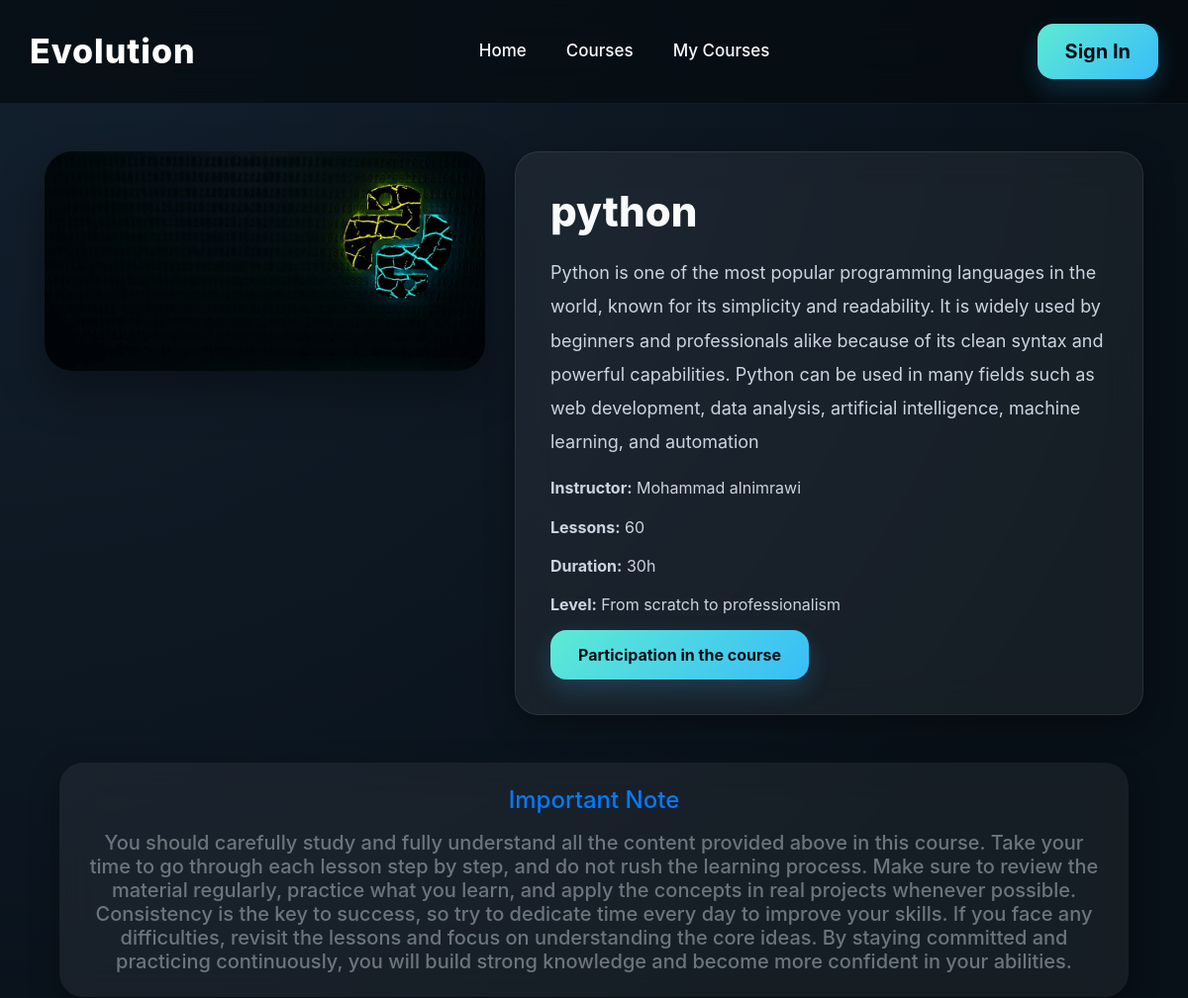
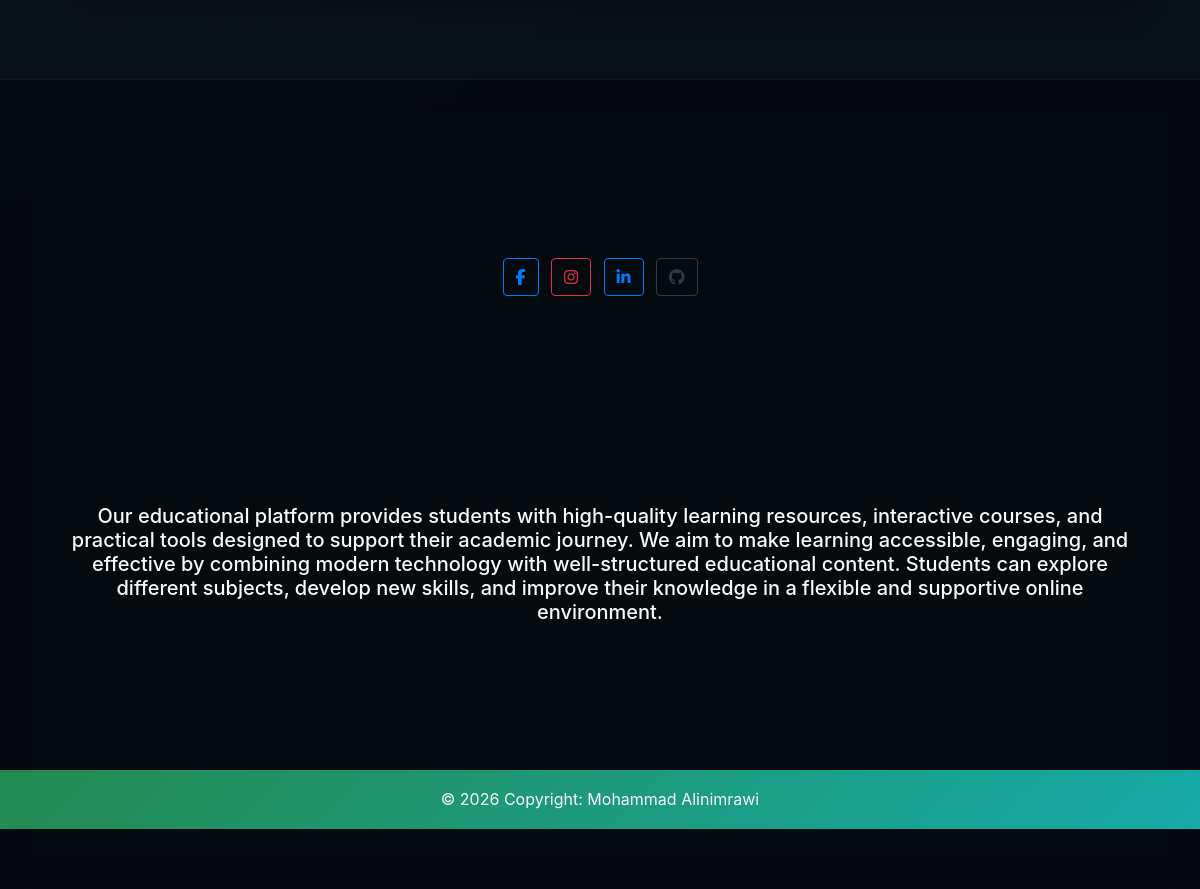
The app's page /courses_details/1/ with its own data (2 pictures, top to bottom).
### app_app/models.py (models this page shows, shortened)
class Courses(models.Model):
    images = models.ImageField(upload_to='courses/')
    name_courses = models.CharField(max_length=100)
    about_courses = models.TextField()
    instructor = models.CharField(max_length=100, blank=True, null=True)
    lessons = models.IntegerField(blank=True, null=True)
    duration = models.CharField(max_length=50, blank=True, null=True)
    level = models.CharField(max_length=50, blank=True, null=True)

### app_app/views.py (the view)
# urls.py: path('courses_details/<int:id>/', views.courses_details, name='courses_details'),
def courses_details(request, id):
    course = Courses.objects.get(id=id)
    return render(request, 'pages/courses_details.html', {'course': course})

### templates/pages/courses_details.html
{% extends "base.html" %}
{% load static %}
{% block content %}
<div class="container mt-5 mb-5">
<div class="row">
<div class="col-lg-5 mb-4">
<div class="course-image">
<img src="{{ course.images.url }}" class="img-fluid" alt="course image" style="width: 450px;">
</div>
</div>
<div class="col-lg-7">
<div class="course-info">
<h2 class="course-title">
{{ course.name_courses }}
</h2>
<p class="course-description">
{{ course.about_courses }}
</p>
<div class="course-meta">
<p><strong>Instructor:</strong> {{ course.instructor }}</p>
<p><strong>Lessons:</strong> {{ course.lessons }}</p>
<p><strong>Duration:</strong>  {{ course.duration }}</p>
<p><strong>Level:</strong> {{ course.level }}</p>
</div>
<a href="https://wa.me/962782064961" class="btn enroll-btn" target="_blank">
  Participation in the course
</a>
</div>
</div>
</div>
<div class="container mt-5 ">
  <div class="card shadow-lg border-0 rounded-4 p-4 text-center">
    <h4 class="mb-3 text-primary">
      Important Note
    </h4>
    <h5 class="text-muted mb-0">
    You should carefully study and fully understand all the content provided above in this course.
   Take your time to go through each lesson step by step, and do not rush the learning process.
   Make sure to review the material regularly, practice what you learn, and apply the concepts in real
   projects whenever possible.
    Consistency is the key to success, so try to dedicate time every day to improve your skills.
    If you face any difficulties, revisit the lessons and focus on understanding the core ideas.
     By staying committed and practicing continuously,
    you will build strong knowledge and become more confident in your abilities.
    </h5>
  </div>
</div>
</div>
{% endblock %}

### allproject/static/style.css (style rules this page uses)
:root { --primary:#5eead4; --primary-dark:#14b8a6; --secondary:#38bdf8; --dark:#071018; --dark-light:#0f1722; --white:#ffffff; --text:#f8fafc; --text-light:#cbd5e1; --card-bg:rgba(255,255,255,0.06); --border:rgba(255,255,255,0.08); --shadow: 0 10px 30px rgba(0,0,0,0.35); --shadow-hover: 0 25px 50px rgba(0,0,0,0.45); --radius:24px; }
* { margin:0; padding:0; box-sizing:border-box; }
html { scroll-behavior:smooth; }
body { font-family:'Inter',sans-serif; background: radial-gradient(circle at top left,#13202e,#081018 55%); color:var(--text); overflow-x:hidden; line-height:1.7; }
a { text-decoration:none; }
img { max-width:100%; }
.container { position:relative; z-index:2; }
.my-btn, .btn-login, .enroll-btn, .next-btn, .navbar .btn { background: linear-gradient( 135deg, var(--primary), var(--secondary) ); border:none; color:#061018; font-weight:700; border-radius:16px; padding:13px 28px; transition:0.4s; box-shadow: 0 10px 25px rgba(56,189,248,0.2); }
.card, .feature-box, .platform-box, .dashboard-box, .course-info, .course-content, .video-container, .lesson-list, .learning-note, .login-card, .jumbotron { background:var(--card-bg); border:1px solid var(--border); border-radius:var(--radius); backdrop-filter:blur(18px); box-shadow:var(--shadow); transition:0.4s; }
.card { overflow:hidden; color:white; }
.course-image img { border-radius:28px; box-shadow: 0 20px 45px rgba(0,0,0,0.35); }
.course-info, .course-content { padding:35px; }
.course-title { font-size:42px; font-weight:800; margin-bottom:20px; }
.course-description { color:var(--text-light); font-size:18px; line-height:1.9; }
.course-meta p { margin-bottom:12px; color:var(--text-light); }

### records on screen
Courses: images (picture), name_courses "python", about_courses "Python is one of the most popular programming languages in the world, known for its simplicity and readability. It is widely used by beginners and professionals alike because of its clean syntax and powerful capabilities. Python can be used in many fields such as web development, data analysis, artificial intelligence, machine learning, and automation", instructor "Mohammad alnimrawi", lessons "60", duration "30h", level "From scratch to professionalism"
